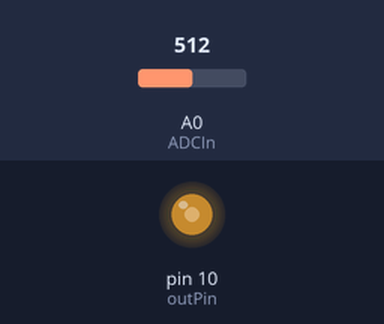
Bench run of a sketch on a simulated Arduino Uno, built with avr-gcc and run on an emulated ATmega328P. On the bench: output pins drawn as LEDs (lit = HIGH). Inputs (shaded band) come from the test bench; at power-on: A0 (ADCIn) = 512.

Above: at 1.2 s.
1.3 s: A0 (ADCIn) set to 716
At 2.5 s:
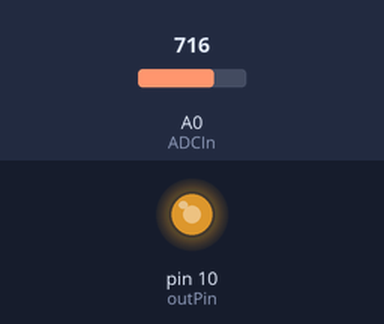
2.8 s: A0 (ADCIn) set to 900
At 3.8 s:
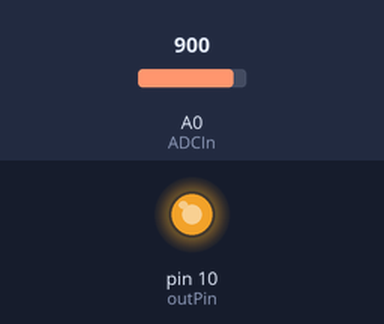
4.3 s: A0 (ADCIn) set to 122
At 4.9 s:
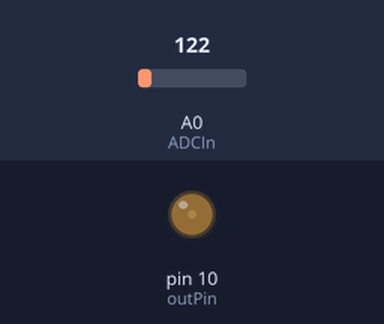
5.8 s: A0 (ADCIn) set to 0
At 6.1 s:
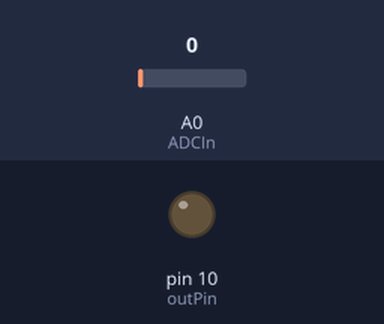
Timing chart, 0 to 8.3 s (numbered marks = the images above; inputs shaded):
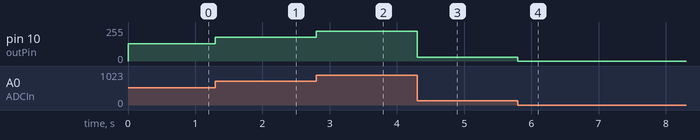

Measured:
- after the input at 1.3 s, pin 10 (outPin): 128/255 → 179/255 at once
- after the input at 2.8 s, pin 10 (outPin): 179/255 → 225/255 at once
- after the input at 4.3 s, pin 10 (outPin): 225/255 → 30/255 at once
- after the input at 5.8 s, pin 10 (outPin): 30/255 → 0/255 at once

The sketch:

PWM2DC.ino
```cpp
#include <TimerOne.h>

const int outPin = 10;
const int perioduS = 100;
int duty = 0;
const int ADCIn = A0;


void setup(){
  Timer1.initialize(perioduS);
}

void loop(){
  duty = analogRead(ADCIn);
  Timer1.pwm(outPin,duty);
  delay(1);
}
```
